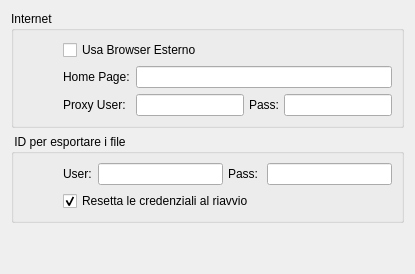
     <widget class="QWidget" name="networkTab">
      <attribute name="title">
       <string>Rete</string>
      </attribute>
      <layout class="QGridLayout" name="gridLayout_6">
       <item row="0" column="0">
        <widget class="QGroupBox" name="internetGroupBox">
         <property name="sizePolicy">
          <sizepolicy hsizetype="MinimumExpanding" vsizetype="Fixed">
           <horstretch>0</horstretch>
           <verstretch>0</verstretch>
          </sizepolicy>
         </property>
         <property name="title">
          <string>Internet</string>
         </property>
         <layout class="QGridLayout" name="gridLayout_7">
          <item row="0" column="1">
           <layout class="QGridLayout" name="gridLayout_8">
            <item row="0" column="0">
             <widget class="QCheckBox" name="useExternalBrowserCheckBox">
              <property name="text">
               <string>Usa Browser Esterno</string>
              </property>
             </widget>
            </item>
           </layout>
          </item>
          <item row="3" column="1">
           <layout class="QGridLayout" name="gridLayout_12">
            <item row="0" column="1">
             <widget class="QLineEdit" name="webHomePage">
              <property name="sizePolicy">
               <sizepolicy hsizetype="Expanding" vsizetype="Fixed">
                <horstretch>0</horstretch>
                <verstretch>0</verstretch>
               </sizepolicy>
              </property>
             </widget>
            </item>
            <item row="0" column="0">
             <widget class="QLabel" name="labelHomePage">
              <property name="text">
               <string>Home Page:</string>
              </property>
             </widget>
            </item>
            <item row="1" column="0">
             <widget class="QLabel" name="label">
              <property name="text">
               <string>Proxy User:</string>
              </property>
             </widget>
            </item>
            <item row="1" column="1">
             <widget class="QWidget" name="widget" native="true">
              <layout class="QHBoxLayout" name="horizontalLayout_5">
               <property name="spacing">
                <number>5</number>
               </property>
               <property name="leftMargin">
                <number>0</number>
               </property>
               <property name="topMargin">
                <number>0</number>
               </property>
               <property name="rightMargin">
                <number>0</number>
               </property>
               <property name="bottomMargin">
                <number>0</number>
               </property>
               <item>
                <widget class="QLineEdit" name="proxyUsername"/>
               </item>
               <item>
                <widget class="QLabel" name="label_3">
                 <property name="text">
                  <string>Pass:</string>
                 </property>
                </widget>
               </item>
               <item>
                <widget class="QLineEdit" name="proxyPassword">
                 <property name="echoMode">
                  <enum>QLineEdit::Password</enum>
                 </property>
                </widget>
               </item>
              </layout>
             </widget>
            </item>
           </layout>
          </item>
          <item row="0" column="0">
           <spacer name="internetLSpacer">
            <property name="orientation">
             <enum>Qt::Horizontal</enum>
            </property>
            <property name="sizeType">
             <enum>QSizePolicy::Preferred</enum>
            </property>
            <property name="sizeHint" stdset="0">
             <size>
              <width>40</width>
              <height>20</height>
             </size>
            </property>
           </spacer>
          </item>
         </layout>
        </widget>
       </item>
       <item row="2" column="0">
        <widget class="QGroupBox" name="CommunityGroupBox">
         <property name="sizePolicy">
          <sizepolicy hsizetype="MinimumExpanding" vsizetype="Fixed">
           <horstretch>0</horstretch>
           <verstretch>0</verstretch>
          </sizepolicy>
         </property>
         <property name="title">
          <string> ID per esportare i file</string>
         </property>
         <layout class="QGridLayout" name="gridLayout_18">
          <item row="2" column="1">
           <layout class="QGridLayout" name="gridLayout_20">
            <item row="0" column="0">
             <widget class="QLabel" name="label_4">
              <property name="text">
               <string>User:</string>
              </property>
             </widget>
            </item>
            <item row="0" column="1">
             <widget class="QWidget" name="widget_3" native="true">
              <layout class="QHBoxLayout" name="horizontalLayout_11">
               <property name="spacing">
                <number>5</number>
               </property>
               <property name="leftMargin">
                <number>0</number>
               </property>
               <property name="topMargin">
                <number>0</number>
               </property>
               <property name="rightMargin">
                <number>0</number>
               </property>
               <property name="bottomMargin">
                <number>0</number>
               </property>
               <item>
                <widget class="QLineEdit" name="Username_textBox">
                 <property name="echoMode">
                  <enum>QLineEdit::Normal</enum>
                 </property>
                </widget>
               </item>
               <item>
                <widget class="QLabel" name="label_5">
                 <property name="text">
                  <string>Pass: </string>
                 </property>
                </widget>
               </item>
               <item>
                <widget class="QLineEdit" name="Password_textEdit">
                 <property name="echoMode">
                  <enum>QLineEdit::Password</enum>
                 </property>
                </widget>
               </item>
              </layout>
             </widget>
            </item>
           </layout>
          </item>
          <item row="2" column="0">
           <spacer name="CommunityLSpacer">
            <property name="orientation">
             <enum>Qt::Horizontal</enum>
            </property>
            <property name="sizeType">
             <enum>QSizePolicy::Preferred</enum>
            </property>
            <property name="sizeHint" stdset="0">
             <size>
              <width>40</width>
              <height>20</height>
             </size>
            </property>
           </spacer>
          </item>
          <item row="3" column="1">
           <widget class="QCheckBox" name="PSCredentialsPersistenceCheckBox">
            <property name="sizePolicy">
             <sizepolicy hsizetype="Minimum" vsizetype="Fixed">
              <horstretch>0</horstretch>
              <verstretch>0</verstretch>
             </sizepolicy>
            </property>
            <property name="text">
             <string>Resetta le credenziali al riavvio</string>
            </property>
            <property name="checked">
             <bool>true</bool>
            </property>
           </widget>
          </item>
         </layout>
        </widget>
       </item>
       <item row="3" column="0">
        <spacer name="verticalSpacer_2">
         <property name="orientation">
          <enum>Qt::Vertical</enum>
         </property>
         <property name="sizeHint" stdset="0">
          <size>
           <width>20</width>
           <height>40</height>
          </size>
         </property>
        </spacer>
       </item>
      </layout>
     </widget>
